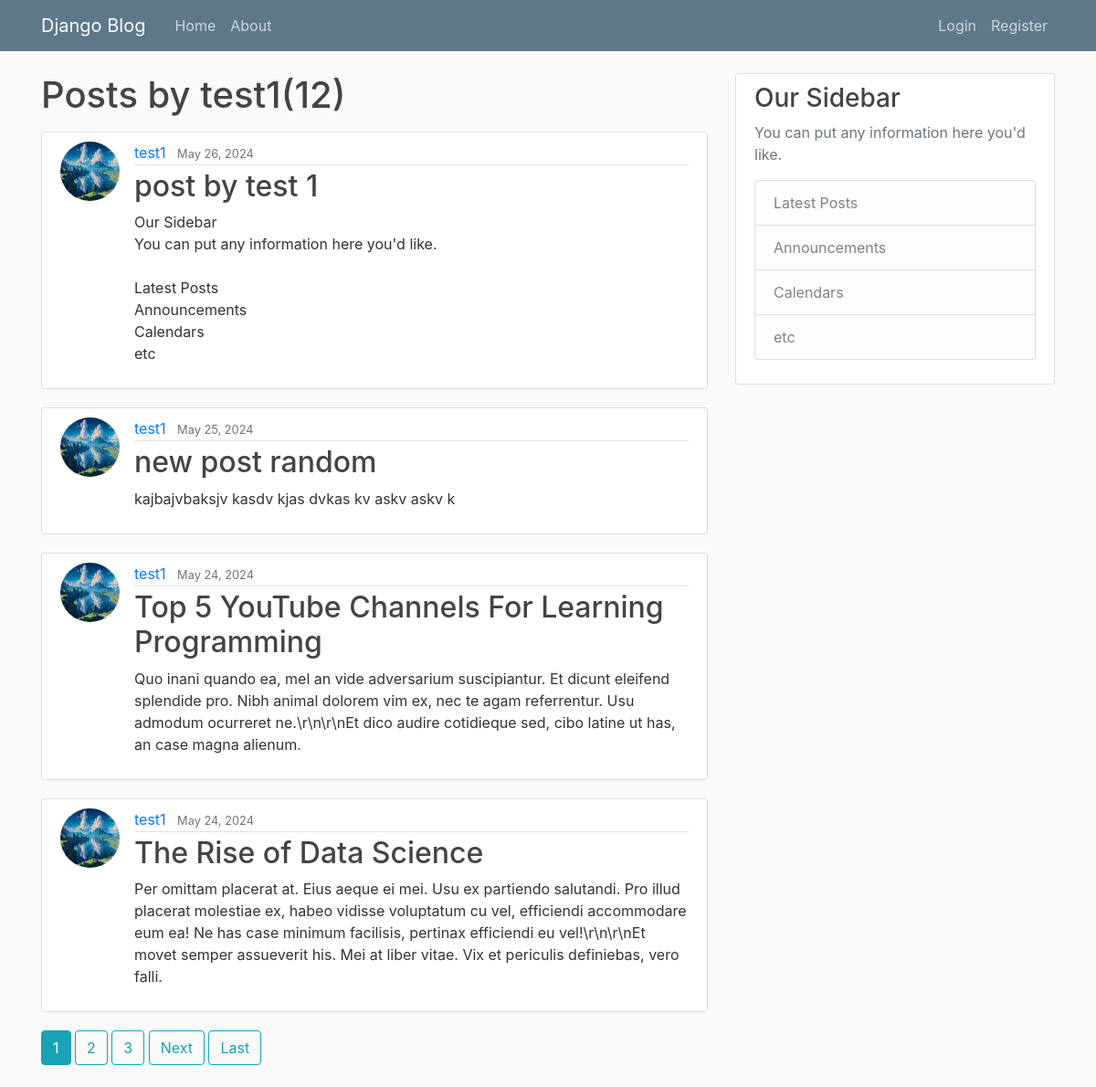
The app's page /user/test1 with its own data.
### blog_app/models.py (models this page shows, shortened)
class Post(models.Model):
    title = models.CharField(max_length=200)
    content = models.TextField()
    date_posted = models.DateTimeField(auto_now_add=True)
    author = models.ForeignKey(User, on_delete=models.CASCADE)

### users/models.py (models this page shows, shortened)
class Profile(models.Model):
    user = models.OneToOneField(User, on_delete=models.CASCADE)
    image = models.ImageField(default='default.jpg', upload_to='profile_pics')

### blog_app/views.py (the view)
# urls.py: path('user/<str:username>', UserPostListView.as_view(), name='user-posts'),
class UserPostListView(ListView):
    model = Post
    template_name = 'blog_app/user_posts.html'
    context_object_name = 'posts'
    paginate_by = 4
    def get_queryset(self):
        user = get_object_or_404(User, username = self.kwargs.get('username'))
        return Post.objects.filter(author=user).order_by('-date_posted')

### blog_app/templates/blog_app/user_posts.html (shortened to what this page needs)
{% extends "blog_app/base.html" %}
{% block content %}
    <h1 class= "mb-3">Posts by {{view.kwargs.username}}({{page_obj.paginator.count}})</h1>
    {% for post in posts %}
    <article class="media content-section">
      <img class="rounded-circle article-img"src="{{post.author.profile.image.url}}">
        <div class="media-body">
          <div class="article-metadata">
            <a class="mr-2" href="{%url 'user-posts' post.author.username%}">{{ post.author }}</a>
            <small class="text-muted">{{ post.date_posted|date:"F d, Y"}}</small>
          </div>
          <h2><a class="article-title" href="{% url 'post-detail' post.id %}">{{ post.title }}</a></h2>
          <p class="article-content">{{ post.content }}</p>
        </div>
    </article>
    {% endfor %}
    {%if is_paginated %}
      {%for num in page_obj.paginator.page_range%}
        {%if page_obj.number == num%}
          <a class="btn btn-info mb-4" href="?page={{num}}">{{ num }}</a>
        {%elif num > page_obj.number|add:'-3' and num < page_obj.number|add:'3'%}
          <a class="btn btn-outline-info mb-4" href="?page={{num}}">{{ num }}</a>
        {%endif%}
      {%endfor%}
      {% if page_obj.has_next%}
          <a class="btn btn-outline-info mb-4" href="?page={{page_obj.next_page_number}}">Next</a>
          <a class="btn btn-outline-info mb-4" href="?page={{page_obj.paginator.num_pages}}">Last</a>
      {%endif%}
    {%endif%}
{% endblock content %}

### blog_app/static/blog_app/main.css (style rules this page uses)
body { background: #fafafa; color: #333333; margin-top: 5rem; }
h1, h2, h3, h4, h5, h6 { color: #444444; }
.content-section { background: #ffffff; padding: 10px 20px; border: 1px solid #dddddd; border-radius: 3px; margin-bottom: 20px; }
.article-title { color: #444444; }
.article-content { white-space: pre-line; }
.article-img { height: 65px; width: 65px; margin-right: 16px; }
.article-metadata { padding-bottom: 1px; margin-bottom: 4px; border-bottom: 1px solid #e3e3e3 }

### records on screen
Post: author.profile.image (picture), author "test1", date_posted "May 26, 2024", title "post by test 1", content "Our Sidebar You can put any information here you'd like. Latest Posts Announcements Calendars etc"
Post: author.profile.image (picture), author "test1", date_posted "May 25, 2024", title "new post random", content "kajbajvbaksjv kasdv kjas dvkas kv askv askv k"
Post: author.profile.image (picture), author "test1", date_posted "May 24, 2024", title "Top 5 YouTube Channels For Learning Programming", content "Quo inani quando ea, mel an vide adversarium suscipiantur. Et dicunt eleifend splendide pro. Nibh animal dolorem vim ex, nec te agam referrentur. Usu admodum ocurreret ne.\\r\\n\\r\\nEt dico audire cotidieque sed, cibo latine ut has, an case magna alienum."
Post: author.profile.image (picture), author "test1", date_posted "May 24, 2024", title "The Rise of Data Science", content "Per omittam placerat at. Eius aeque ei mei. Usu ex partiendo salutandi. Pro illud placerat molestiae ex, habeo vidisse voluptatum cu vel, efficiendi accommodare eum ea! Ne has case minimum facilisis, pertinax efficiendi eu vel!\\r\\n\\r\\nEt movet semper assueverit his. Mei at liber vitae. Vix et periculis definiebas, vero falli."

### other values on screen
{{ view.kwargs.username }} "test1"
{{ page_obj.paginator.count }} "12"
{{ num }} "1"
{{ num }} "2" "3"
